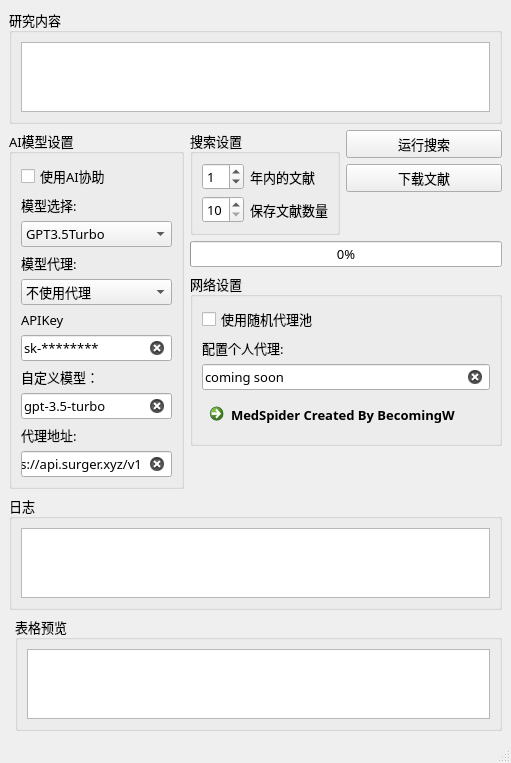
<?xml version="1.0" encoding="UTF-8"?>
<ui version="4.0">
 <class>MainWindow</class>
 <widget class="QMainWindow" name="MainWindow">
  <property name="geometry">
   <rect>
    <x>0</x>
    <y>0</y>
    <width>511</width>
    <height>754</height>
   </rect>
  </property>
  <property name="font">
   <font>
    <family>仿宋</family>
    <pointsize>10</pointsize>
   </font>
  </property>
  <property name="tabletTracking">
   <bool>false</bool>
  </property>
  <property name="contextMenuPolicy">
   <enum>Qt::DefaultContextMenu</enum>
  </property>
  <property name="windowTitle">
   <string>MainWindow</string>
  </property>
  <property name="dockNestingEnabled">
   <bool>false</bool>
  </property>
  <widget class="QWidget" name="centralwidget">
   <layout class="QVBoxLayout" name="verticalLayout_6">
    <item>
     <widget class="QGroupBox" name="groupBox">
      <property name="title">
       <string>研究内容</string>
      </property>
      <layout class="QVBoxLayout" name="verticalLayout_5">
       <item>
        <widget class="QTextEdit" name="textEdit"/>
       </item>
      </layout>
     </widget>
    </item>
    <item>
     <layout class="QFormLayout" name="formLayout_3">
      <item row="0" column="0">
       <widget class="QGroupBox" name="groupBox_2">
        <property name="title">
         <string>AI模型设置</string>
        </property>
        <layout class="QVBoxLayout" name="verticalLayout_3">
         <item>
          <widget class="QCheckBox" name="checkBox_2">
           <property name="text">
            <string>使用AI协助</string>
           </property>
           <property name="checked">
            <bool>false</bool>
           </property>
          </widget>
         </item>
         <item>
          <widget class="QLabel" name="label">
           <property name="text">
            <string>模型选择:</string>
           </property>
          </widget>
         </item>
         <item>
          <widget class="QComboBox" name="comboBox">
           <item>
            <property name="text">
             <string>GPT3.5Turbo</string>
            </property>
           </item>
           <item>
            <property name="text">
             <string extracomment="暂时未接入">Kimi</string>
            </property>
           </item>
           <item>
            <property name="text">
             <string>GPT4</string>
            </property>
           </item>
           <item>
            <property name="text">
             <string extracomment="已默认使用国内直连代理">Gemini</string>
            </property>
           </item>
           <item>
            <property name="text">
             <string extracomment="GLM4无代理">GLM4</string>
            </property>
           </item>
           <item>
            <property name="text">
             <string extracomment="请确保你的代理接受oneapi格式的模型">自定义模型</string>
            </property>
           </item>
          </widget>
         </item>
         <item>
          <widget class="QLabel" name="label_2">
           <property name="text">
            <string extracomment="希望你知道这个修改意味着什么">模型代理:</string>
           </property>
          </widget>
         </item>
         <item>
          <widget class="QComboBox" name="comboBox_2">
           <item>
            <property name="text">
             <string>不使用代理</string>
            </property>
           </item>
           <item>
            <property name="text">
             <string>Great API</string>
            </property>
           </item>
           <item>
            <property name="text">
             <string>自定义代理</string>
            </property>
           </item>
          </widget>
         </item>
         <item>
          <widget class="QLabel" name="label_4">
           <property name="text">
            <string>APIKey</string>
           </property>
          </widget>
         </item>
         <item>
          <widget class="QLineEdit" name="lineEdit_2">
           <property name="text">
            <string>sk-********</string>
           </property>
           <property name="clearButtonEnabled">
            <bool>true</bool>
           </property>
          </widget>
         </item>
         <item>
          <widget class="QLabel" name="label_6">
           <property name="text">
            <string>自定义模型：</string>
           </property>
          </widget>
         </item>
         <item>
          <widget class="QLineEdit" name="lineEdit_4">
           <property name="text">
            <string>gpt-3.5-turbo</string>
           </property>
           <property name="clearButtonEnabled">
            <bool>true</bool>
           </property>
          </widget>
         </item>
         <item>
          <widget class="QLabel" name="label_3">
           <property name="text">
            <string>代理地址:</string>
           </property>
          </widget>
         </item>
         <item>
          <widget class="QLineEdit" name="lineEdit">
           <property name="autoFillBackground">
            <bool>false</bool>
           </property>
           <property name="text">
            <string>https://api.surger.xyz/v1</string>
           </property>
           <property name="alignment">
            <set>Qt::AlignJustify|Qt::AlignVCenter</set>
           </property>
           <property name="clearButtonEnabled">
            <bool>true</bool>
           </property>
          </widget>
         </item>
        </layout>
       </widget>
      </item>
      <item row="0" column="1">
       <layout class="QFormLayout" name="formLayout">
        <item row="0" column="0">
         <widget class="QGroupBox" name="groupBox_4">
          <property name="title">
           <string>搜索设置</string>
          </property>
          <layout class="QGridLayout" name="gridLayout">
           <item row="1" column="0">
            <widget class="QSpinBox" name="spinBox_2">
             <property name="minimum">
              <number>10</number>
             </property>
             <property name="maximum">
              <number>50</number>
             </property>
             <property name="singleStep">
              <number>10</number>
             </property>
            </widget>
           </item>
           <item row="0" column="0">
            <widget class="QSpinBox" name="spinBox">
             <property name="maximum">
              <number>20</number>
             </property>
             <property name="value">
              <number>1</number>
             </property>
            </widget>
           </item>
           <item row="0" column="1">
            <widget class="QLabel" name="label_7">
             <property name="text">
              <string>年内的文献</string>
             </property>
            </widget>
           </item>
           <item row="1" column="1">
            <widget class="QLabel" name="label_8">
             <property name="text">
              <string>保存文献数量</string>
             </property>
            </widget>
           </item>
          </layout>
         </widget>
        </item>
        <item row="0" column="1">
         <layout class="QVBoxLayout" name="verticalLayout">
          <item>
           <widget class="QPushButton" name="pushButton">
            <property name="text">
             <string>运行搜索</string>
            </property>
           </widget>
          </item>
          <item>
           <widget class="QPushButton" name="pushButton_2">
            <property name="text">
             <string>下载文献</string>
            </property>
           </widget>
          </item>
         </layout>
        </item>
        <item row="2" column="0" colspan="2">
         <widget class="QProgressBar" name="progressBar">
          <property name="value">
           <number>0</number>
          </property>
         </widget>
        </item>
        <item row="3" column="0" colspan="2">
         <widget class="QGroupBox" name="groupBox_3">
          <property name="title">
           <string>网络设置</string>
          </property>
          <layout class="QVBoxLayout" name="verticalLayout_2">
           <item>
            <widget class="QCheckBox" name="checkBox">
             <property name="tabletTracking">
              <bool>false</bool>
             </property>
             <property name="text">
              <string>使用随机代理池</string>
             </property>
             <property name="checked">
              <bool>false</bool>
             </property>
            </widget>
           </item>
           <item>
            <widget class="QLabel" name="label_5">
             <property name="text">
              <string>配置个人代理:</string>
             </property>
            </widget>
           </item>
           <item>
            <widget class="QLineEdit" name="lineEdit_3">
             <property name="text">
              <string>coming soon</string>
             </property>
             <property name="cursorMoveStyle">
              <enum>Qt::LogicalMoveStyle</enum>
             </property>
             <property name="clearButtonEnabled">
              <bool>true</bool>
             </property>
            </widget>
           </item>
           <item>
            <widget class="QCommandLinkButton" name="commandLinkButton">
             <property name="enabled">
              <bool>true</bool>
             </property>
             <property name="text">
              <string>MedSpider Created By BecomingW</string>
             </property>
            </widget>
           </item>
          </layout>
         </widget>
        </item>
       </layout>
      </item>
     </layout>
    </item>
    <item>
     <widget class="QGroupBox" name="groupBox_5">
      <property name="title">
       <string>日志</string>
      </property>
      <layout class="QGridLayout" name="gridLayout_2">
       <item row="0" column="0">
        <widget class="QTextBrowser" name="textBrowser"/>
       </item>
      </layout>
     </widget>
    </item>
    <item>
     <layout class="QFormLayout" name="formLayout_2">
      <item row="0" column="1">
       <widget class="QGroupBox" name="groupBox_6">
        <property name="title">
         <string>表格预览</string>
        </property>
        <layout class="QGridLayout" name="gridLayout_3">
         <item row="0" column="0">
          <widget class="QTableView" name="tableView"/>
         </item>
        </layout>
       </widget>
      </item>
     </layout>
    </item>
   </layout>
  </widget>
  <widget class="QStatusBar" name="statusbar"/>
 </widget>
 <resources/>
 <connections/>
</ui>
